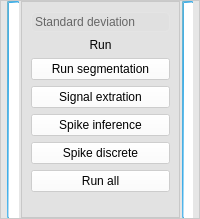
                  <widget class="QFrame" name="frame_30">
                   <property name="sizePolicy">
                    <sizepolicy hsizetype="Preferred" vsizetype="Expanding">
                     <horstretch>0</horstretch>
                     <verstretch>16</verstretch>
                    </sizepolicy>
                   </property>
                   <property name="styleSheet">
                    <string notr="true">background-color:rgba(220, 220, 220, 120);</string>
                   </property>
                   <property name="frameShape">
                    <enum>QFrame::StyledPanel</enum>
                   </property>
                   <property name="frameShadow">
                    <enum>QFrame::Raised</enum>
                   </property>
                   <layout class="QHBoxLayout" name="horizontalLayout_5">
                    <property name="spacing">
                     <number>2</number>
                    </property>
                    <property name="leftMargin">
                     <number>6</number>
                    </property>
                    <property name="topMargin">
                     <number>0</number>
                    </property>
                    <property name="rightMargin">
                     <number>6</number>
                    </property>
                    <property name="bottomMargin">
                     <number>0</number>
                    </property>
                    <item>
                     <widget class="QFrame" name="frame_45">
                      <property name="sizePolicy">
                       <sizepolicy hsizetype="Expanding" vsizetype="Ignored">
                        <horstretch>5</horstretch>
                        <verstretch>5</verstretch>
                       </sizepolicy>
                      </property>
                      <property name="maximumSize">
                       <size>
                        <width>600</width>
                        <height>600</height>
                       </size>
                      </property>
                      <property name="styleSheet">
                       <string notr="true">#frame_45{
background-color:white;
border:2px solid qlineargradient(spread:pad, x1:0, y1:0, x2:1, y2:1, stop:0 rgba(107, 171, 184, 214), stop:0.545455 rgba(19, 157, 230, 211), stop:1 rgba(236, 241, 245, 232));
}</string>
                      </property>
                      <property name="frameShape">
                       <enum>QFrame::StyledPanel</enum>
                      </property>
                      <property name="frameShadow">
                       <enum>QFrame::Raised</enum>
                      </property>
                      <widget class="QLabel" name="label_16">
                       <property name="geometry">
                        <rect>
                         <x>2</x>
                         <y>2</y>
                         <width>454</width>
                         <height>454</height>
                        </rect>
                       </property>
                       <property name="sizePolicy">
                        <sizepolicy hsizetype="Ignored" vsizetype="Ignored">
                         <horstretch>0</horstretch>
                         <verstretch>0</verstretch>
                        </sizepolicy>
                       </property>
                       <property name="minimumSize">
                        <size>
                         <width>80</width>
                         <height>80</height>
                        </size>
                       </property>
                       <property name="styleSheet">
                        <string notr="true">background:white;</string>
                       </property>
                       <property name="frameShadow">
                        <enum>QFrame::Plain</enum>
                       </property>
                       <property name="text">
                        <string/>
                       </property>
                      </widget>
                     </widget>
                    </item>
                    <item>
                     <widget class="QFrame" name="frame_33">
                      <property name="sizePolicy">
                       <sizepolicy hsizetype="Expanding" vsizetype="Preferred">
                        <horstretch>2</horstretch>
                        <verstretch>0</verstretch>
                       </sizepolicy>
                      </property>
                      <property name="maximumSize">
                       <size>
                        <width>800</width>
                        <height>16777215</height>
                       </size>
                      </property>
                      <property name="frameShape">
                       <enum>QFrame::StyledPanel</enum>
                      </property>
                      <property name="frameShadow">
                       <enum>QFrame::Raised</enum>
                      </property>
                      <layout class="QVBoxLayout" name="verticalLayout_7">
                       <property name="spacing">
                        <number>6</number>
                       </property>
                       <property name="topMargin">
                        <number>10</number>
                       </property>
                       <property name="bottomMargin">
                        <number>25</number>
                       </property>
                       <item>
                        <widget class="QComboBox" name="comboBox_featuremap">
                         <property name="styleSheet">
                          <string notr="true">QComboBox{
  color:#666666;
  font:10pt &quot;微软雅黑&quot;;
  padding: 1px 15px 1px 3px;
  border:1px solid rgba(228,228,228,1);
  border-radius:5px 5px 0px 0px;
} 
  QComboBox::drop-down {
      subcontrol-origin: padding;
      subcontrol-position: top right;
      width: 15px;
      border:none;
      background:none;

  }
  QComboBox::down-arrow {
      image: url(./icon/down.png);
  }
QComboBox QAbstractItemView{
    background-color:white;

}
QComboBox QAbstractItemView::item{
	height:36px;
	color:#666666;
	padding-left:9px;
	background-color:#FFFFFF;
}
QComboBox QAbstractItemView::item:hover{ //悬浮
  background-color:#409CE1;
  color:#ffffff;
}
QComboBox QAbstractItemView::item:selected{//选中
  background-color:#409CE1;
  color:#ffffff;
}
QComboBox:on { 
      padding-top: 3px;
      padding-left: 4px;
  }
  QComboBox::down-arrow:on { 
      top: 1px;
      left: 1px;

  }</string>
                         </property>
                         <item>
                          <property name="text">
                           <string>Standard deviation</string>
                          </property>
                         </item>
                         <item>
                          <property name="text">
                           <string>Mean</string>
                          </property>
                         </item>
                         <item>
                          <property name="text">
                           <string>Max</string>
                          </property>
                         </item>
                        </widget>
                       </item>
                       <item>
                        <widget class="QLabel" name="label_24">
                         <property name="sizePolicy">
                          <sizepolicy hsizetype="Preferred" vsizetype="Expanding">
                           <horstretch>0</horstretch>
                           <verstretch>1</verstretch>
                          </sizepolicy>
                         </property>
                         <property name="styleSheet">
                          <string notr="true">font: 75 12pt &quot;Adobe Gothic Std B&quot;;
background:transparent</string>
                         </property>
                         <property name="text">
                          <string>Run</string>
                         </property>
                         <property name="alignment">
                          <set>Qt::AlignCenter</set>
                         </property>
                        </widget>
                       </item>
                       <item>
                        <widget class="QPushButton" name="pushButton_run_seg">
                         <property name="sizePolicy">
                          <sizepolicy hsizetype="Minimum" vsizetype="Expanding">
                           <horstretch>0</horstretch>
                           <verstretch>1</verstretch>
                          </sizepolicy>
                         </property>
                         <property name="styleSheet">
                          <string notr="true">QPushButton{
background-color:rgba(255,255,255,150);
font: 9pt &quot;微软雅黑&quot;;
}
QPushButton:hover
{
margin:1px;
}</string>
                         </property>
                         <property name="text">
                          <string>Run segmentation</string>
                         </property>
                        </widget>
                       </item>
                       <item>
                        <widget class="QPushButton" name="pushButton_run_extract">
                         <property name="sizePolicy">
                          <sizepolicy hsizetype="Minimum" vsizetype="Expanding">
                           <horstretch>0</horstretch>
                           <verstretch>1</verstretch>
                          </sizepolicy>
                         </property>
                         <property name="styleSheet">
                          <string notr="true">QPushButton{
background-color:rgba(255,255,255,150);
font: 9pt &quot;微软雅黑&quot;;
}
QPushButton:hover
{
margin:1px;
}</string>
                         </property>
                         <property name="text">
                          <string>Signal extration</string>
                         </property>
                        </widget>
                       </item>
                       <item>
                        <widget class="QPushButton" name="pushButton_run_spike">
                         <property name="sizePolicy">
                          <sizepolicy hsizetype="Minimum" vsizetype="Expanding">
                           <horstretch>0</horstretch>
                           <verstretch>1</verstretch>
                          </sizepolicy>
                         </property>
                         <property name="styleSheet">
                          <string notr="true">QPushButton{
background-color:rgba(255,255,255,150);
font: 9pt &quot;微软雅黑&quot;;
}
QPushButton:hover
{
margin:1px;
}</string>
                         </property>
                         <property name="text">
                          <string>Spike inference</string>
                         </property>
                        </widget>
                       </item>
                       <item>
                        <widget class="QPushButton" name="pushButton_run_discrete">
                         <property name="sizePolicy">
                          <sizepolicy hsizetype="Minimum" vsizetype="Expanding">
                           <horstretch>0</horstretch>
                           <verstretch>1</verstretch>
                          </sizepolicy>
                         </property>
                         <property name="styleSheet">
                          <string notr="true">QPushButton{
background-color:rgba(255,255,255,150);
font: 9pt &quot;微软雅黑&quot;;
}
QPushButton:hover
{
margin:1px;
}</string>
                         </property>
                         <property name="text">
                          <string>Spike discrete</string>
                         </property>
                        </widget>
                       </item>
                       <item>
                        <widget class="QPushButton" name="pushButton_run_all">
                         <property name="sizePolicy">
                          <sizepolicy hsizetype="Minimum" vsizetype="Expanding">
                           <horstretch>0</horstretch>
                           <verstretch>1</verstretch>
                          </sizepolicy>
                         </property>
                         <property name="styleSheet">
                          <string notr="true">QPushButton{
background-color:rgba(255,255,255,150);
font: 9pt &quot;微软雅黑&quot;;
}
QPushButton:hover
{
margin:1px;
}</string>
                         </property>
                         <property name="text">
                          <string>Run all</string>
                         </property>
                        </widget>
                       </item>
                      </layout>
                     </widget>
                    </item>
                    <item>
                     <widget class="QFrame" name="frame_46">
                      <property name="sizePolicy">
                       <sizepolicy hsizetype="Expanding" vsizetype="Preferred">
                        <horstretch>5</horstretch>
                        <verstretch>0</verstretch>
                       </sizepolicy>
                      </property>
                      <property name="maximumSize">
                       <size>
                        <width>600</width>
                        <height>600</height>
                       </size>
                      </property>
                      <property name="styleSheet">
                       <string notr="true">#frame_46{
background-color:white;
border:2px solid qlineargradient(spread:pad, x1:0, y1:0, x2:1, y2:1, stop:0 rgba(107, 171, 184, 214), stop:0.545455 rgba(19, 157, 230, 211), stop:1 rgba(236, 241, 245, 232));
}</string>
                      </property>
                      <property name="frameShape">
                       <enum>QFrame::StyledPanel</enum>
                      </property>
                      <property name="frameShadow">
                       <enum>QFrame::Raised</enum>
                      </property>
                      <widget class="PlotWidget" name="label_17">
                       <property name="geometry">
                        <rect>
                         <x>2</x>
                         <y>2</y>
                         <width>454</width>
                         <height>454</height>
                        </rect>
                       </property>
                       <property name="sizePolicy">
                        <sizepolicy hsizetype="Ignored" vsizetype="Ignored">
                         <horstretch>0</horstretch>
                         <verstretch>0</verstretch>
                        </sizepolicy>
                       </property>
                       <property name="minimumSize">
                        <size>
                         <width>80</width>
                         <height>80</height>
                        </size>
                       </property>
                       <property name="styleSheet">
                        <string notr="true">background:white;</string>
                       </property>
                       <property name="text">
                        <string/>
                       </property>
                      </widget>
                     </widget>
                    </item>
                   </layout>
                  </widget>
